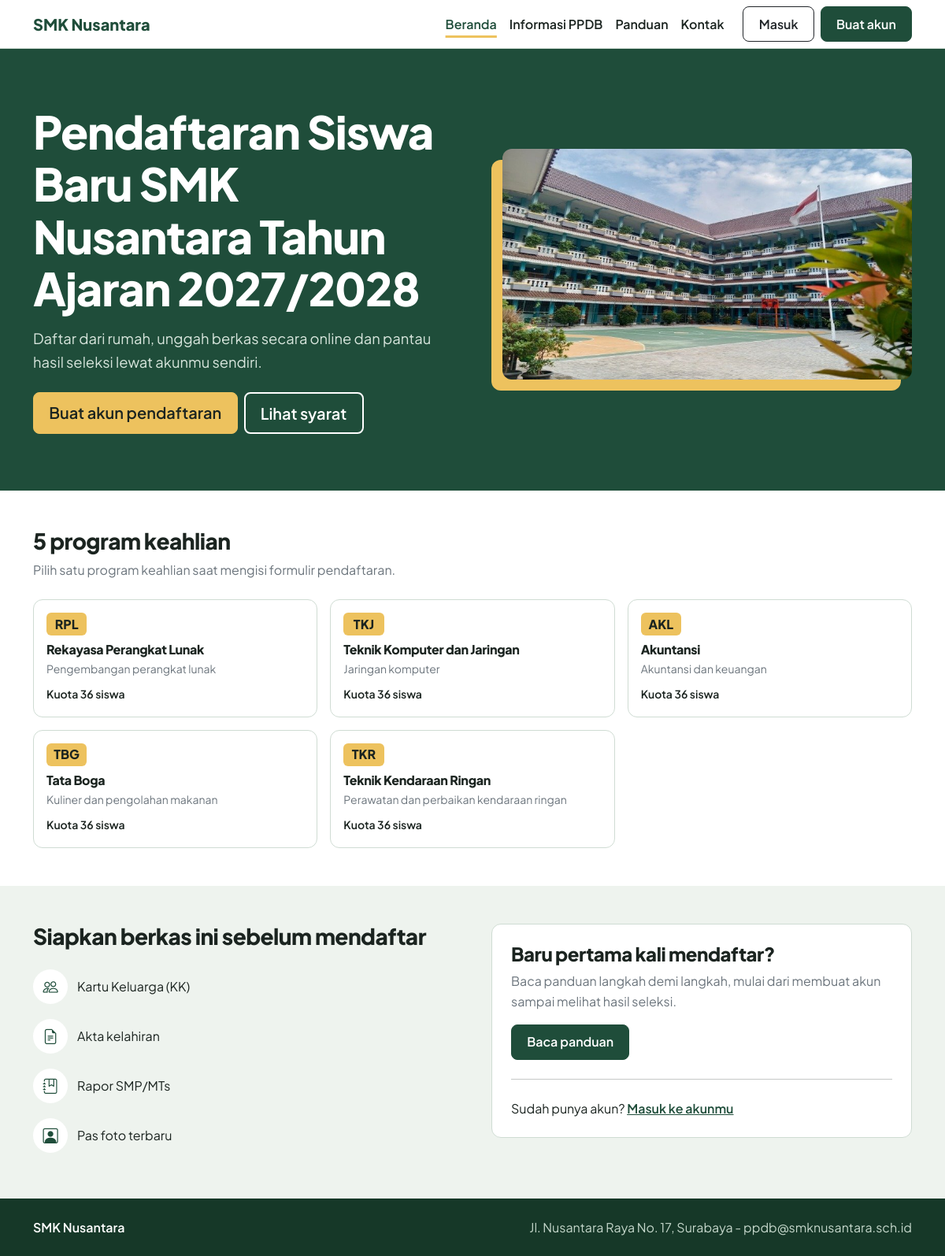
The page / on the database its author committed.
### tables this page shows
CREATE TABLE jurusan (
    id_jurusan INT AUTO_INCREMENT PRIMARY KEY,
    kode_jurusan VARCHAR(10) NOT NULL UNIQUE,
    nama_jurusan VARCHAR(100) NOT NULL,
    kuota INT NOT NULL DEFAULT 0,
    deskripsi TEXT
);

### includes/auth.php (called while the page is built, shortened)
<?php
function is_logged_in()
{
    return isset($_SESSION['id_user']);
}
function e($text)
{
    return htmlspecialchars($text, ENT_QUOTES, 'UTF-8');
}

### includes/jadwal.php (called while the page is built, shortened)
<?php
$tahun_ajaran = '2027/2028';

### index.php (the view, shortened to what this page needs)
<?php
$base = '';
$active = 'beranda';
require 'includes/jadwal.php';
require 'includes/header.php';
$result = mysqli_query($conn, 'SELECT kode_jurusan, nama_jurusan, kuota, deskripsi FROM jurusan ORDER BY id_jurusan');
$daftar_jurusan = mysqli_fetch_all($result, MYSQLI_ASSOC);
?>
<main>
    <section class="hero">
        <div class="container py-5">
            <div class="row align-items-center g-5 py-lg-4">
                <div class="col-lg-6">
                    <h1 class="mb-3">Pendaftaran Siswa Baru SMK Nusantara Tahun Ajaran <?= $tahun_ajaran ?></h1>
                    <p class="mb-4">Daftar dari rumah, unggah berkas secara online dan pantau hasil seleksi lewat akunmu sendiri.</p>
                    <div class="d-flex flex-wrap gap-2">
                        <a class="btn btn-manila btn-lg" href="auth/register.php">Buat akun pendaftaran</a>
                        <a class="btn btn-garis btn-lg" href="informasi.php#syarat">Lihat syarat</a>
                    </div>
                </div>
                <div class="col-lg-6">
                    <div class="hero-foto">
                        <img src="assets/images/gedung-sekolah.jpg" alt="Gedung SMK Nusantara dengan lapangan dan bendera merah putih"
                             width="800" height="450">
                    </div>
                </div>
            </div>
        </div>
    </section>
    <section class="container py-5">
        <h2 class="h3 mb-2"><?= count($daftar_jurusan) ?> program keahlian</h2>
        <p class="text-secondary mb-4">Pilih satu program keahlian saat mengisi formulir pendaftaran.</p>
        <div class="row g-3">
            <?php foreach ($daftar_jurusan as $jurusan): ?>
                <div class="col-md-6 col-lg-4">
                    <div class="panel p-3 h-100">
                        <span class="kode-jurusan mb-2"><?= e($jurusan['kode_jurusan']) ?></span>
                        <h3 class="h6 fw-bold mb-1"><?= e($jurusan['nama_jurusan']) ?></h3>
                        <p class="small text-secondary mb-2"><?= e($jurusan['deskripsi']) ?></p>
                        <small class="fw-semibold">Kuota <?= (int) $jurusan['kuota'] ?> siswa</small>
                    </div>
                </div>
            <?php endforeach; ?>
        </div>
    </section>
    <section class="bagian-sage">
        <div class="container py-5">
            <div class="row g-5">
                <div class="col-lg-6">
                    <h2 class="h3 mb-3">Siapkan berkas ini sebelum mendaftar</h2>
                    <ul class="daftar-cek mb-0">
                        <li><span class="ikon-bulat"><i class="bi bi-people"></i></span>Kartu Keluarga (KK)</li>
                        <li><span class="ikon-bulat"><i class="bi bi-file-earmark-text"></i></span>Akta kelahiran</li>
                        <li><span class="ikon-bulat"><i class="bi bi-journal-bookmark"></i></span>Rapor SMP/MTs</li>
                        <li><span class="ikon-bulat"><i class="bi bi-person-square"></i></span>Pas foto terbaru</li>
                    </ul>
                </div>
                <div class="col-lg-6">
                    <div class="panel p-4">
                        <h2 class="h4 mb-2">Baru pertama kali mendaftar?</h2>
                        <p class="text-secondary">Baca panduan langkah demi langkah, mulai dari membuat akun sampai melihat hasil seleksi.</p>
                        <a class="btn btn-papan" href="panduan.php">Baca panduan</a>
                        <hr class="my-4">
                        <p class="mb-0">Sudah punya akun? <a href="auth/login.php" class="fw-semibold">Masuk ke akunmu</a></p>
                    </div>
                </div>
            </div>
        </div>
    </section>
</main>
<?php require 'includes/footer.php'; ?>

### includes/header.php (shortened to what this page needs)
<?php
require_once __DIR__ . '/auth.php';
$menu = [
    'beranda'   => ['Beranda', 'index.php'],
    'informasi' => ['Informasi PPDB', 'informasi.php'],
    'panduan'   => ['Panduan', 'panduan.php'],
    'kontak'    => ['Kontak', 'kontak.php'],
];
?>
<!DOCTYPE html>
<html lang="id">
<head>
    <link rel="stylesheet" href="<?= $base ?>assets/vendor/bootstrap/bootstrap.min.css">
    <link rel="stylesheet" href="<?= $base ?>assets/vendor/bootstrap-icons/bootstrap-icons.min.css">
    <link rel="stylesheet" href="<?= $base ?>assets/css/style.css">
</head>
<body>
<nav class="navbar navbar-expand-lg bg-white site-nav">
    <div class="container">
        <a class="navbar-brand fw-bold" href="<?= $base ?>index.php">
            <span>SMK Nusantara</span>
        </a>
        <div class="collapse navbar-collapse" id="mainNav">
            <ul class="navbar-nav ms-auto me-lg-3">
                <?php foreach ($menu as $key => $item): ?>
                    <li class="nav-item">
                        <a class="nav-link <?= $active === $key ? 'active' : '' ?>" href="<?= $base . $item[1] ?>"><?= $item[0] ?></a>
                    </li>
                <?php endforeach; ?>
            </ul>
            <div class="d-flex gap-2 py-2 py-lg-0">
                <?php if (is_logged_in()): ?>
                    <a class="btn btn-outline-dark" href="<?= dashboard_url($base) ?>">Dashboard</a>
                    <a class="btn btn-papan" href="<?= $base ?>auth/logout.php">Keluar</a>
                <?php else: ?>
                    <a class="btn btn-outline-dark" href="<?= $base ?>auth/login.php">Masuk</a>
                    <a class="btn btn-papan" href="<?= $base ?>auth/register.php">Buat akun</a>
                <?php endif; ?>
            </div>
        </div>
    </div>
</nav>

### includes/footer.php (shortened to what this page needs)
<footer class="site-footer">
    <div class="container py-4 d-flex flex-column flex-md-row justify-content-between gap-2">
        <span class="fw-semibold text-white">SMK Nusantara</span>
        <span>Jl. Nusantara Raya No. 17, Surabaya - ppdb@smknusantara.sch.id</span>
    </div>
</footer>
</body>
</html>

### assets/css/style.css (style rules this page uses)
:root { --papan: #1f4d3a; --papan-tua: #163828; --manila: #edc25e; --tinta: #1b2420; --sage: #eef3ee; --garis: #cfdcd3; --bs-body-font-family: 'Plus Jakarta Sans', system-ui, sans-serif; --bs-body-color: var(--tinta); --bs-link-color-rgb: 31, 77, 58; --bs-link-hover-color-rgb: 22, 56, 40; }
body { display: flex; flex-direction: column; min-height: 100vh; line-height: 1.6; }
main { flex-grow: 1; }
h1, h2, h3, .h3, .h4, .h5 { font-weight: 800; letter-spacing: -0.02em; line-height: 1.15; }
p { max-width: 65ch; }
.btn { border-radius: 8px; font-weight: 600; padding: 0.6rem 1.2rem; }
.btn-papan { background-color: var(--papan); border-color: var(--papan); color: #ffffff; }
.btn-manila { background-color: var(--manila); border-color: var(--manila); color: var(--tinta); }
.btn-garis { border: 2px solid currentColor; color: inherit; }
.site-nav { border-bottom: 1px solid var(--garis); }
.navbar-brand { color: var(--papan); font-weight: 800; }
.site-nav .nav-link { color: var(--tinta); font-weight: 600; }
.site-nav .nav-link.active { color: var(--papan); text-decoration: underline; text-decoration-color: var(--manila); text-decoration-thickness: 3px; text-underline-offset: 8px; }
.hero { background-color: var(--papan); color: #ffffff; }
.hero h1 { font-size: clamp(2.2rem, 5vw, 3.6rem); }
.hero p { color: #d7e5dc; font-size: 1.15rem; }
.bagian-sage { background-color: var(--sage); }
.ikon-bulat { width: 44px; height: 44px; border-radius: 50%; background-color: var(--sage); color: var(--papan); display: inline-flex; align-items: center; justify-content: center; font-size: 1.2rem; flex-shrink: 0; }
.bagian-sage .ikon-bulat { background-color: #ffffff; }
.daftar-cek { list-style: none; padding: 0; }
.daftar-cek li { display: flex; gap: 0.75rem; align-items: center; padding: 0.6rem 0; }
.panel { background-color: #ffffff; border: 1px solid var(--garis); border-radius: 12px; }
.kode-jurusan { display: inline-block; min-width: 3.2rem; text-align: center; background-color: var(--manila); border-radius: 6px; font-weight: 800; padding: 0.1rem 0.5rem; }
.site-footer { background-color: var(--papan-tua); color: #c4d6ca; }
.hero-foto { position: relative; margin: 0 0 14px 14px; }
.hero-foto::before { content: ''; position: absolute; inset: 14px 14px -14px -14px; background-color: var(--manila); border-radius: 12px; }
.hero-foto img { position: relative; display: block; width: 100%; height: auto; border-radius: 12px; }

### rows shown on the page
jurusan: kode_jurusan "RPL", nama_jurusan "Rekayasa Perangkat Lunak", deskripsi "Pengembangan perangkat lunak", kuota "36"
jurusan: kode_jurusan "TKJ", nama_jurusan "Teknik Komputer dan Jaringan", deskripsi "Jaringan komputer", kuota "36"
jurusan: kode_jurusan "AKL", nama_jurusan "Akuntansi", deskripsi "Akuntansi dan keuangan", kuota "36"
jurusan: kode_jurusan "TBG", nama_jurusan "Tata Boga", deskripsi "Kuliner dan pengolahan makanan", kuota "36"
jurusan: kode_jurusan "TKR", nama_jurusan "Teknik Kendaraan Ringan", deskripsi "Perawatan dan perbaikan kendaraan ringan", kuota "36"

### other values the page prints
$item[0] "Beranda"
$item[0] "Informasi PPDB"
$item[0] "Panduan"
$item[0] "Kontak"
$tahun_ajaran "2027/2028"
count($daftar_jurusan) "5"
